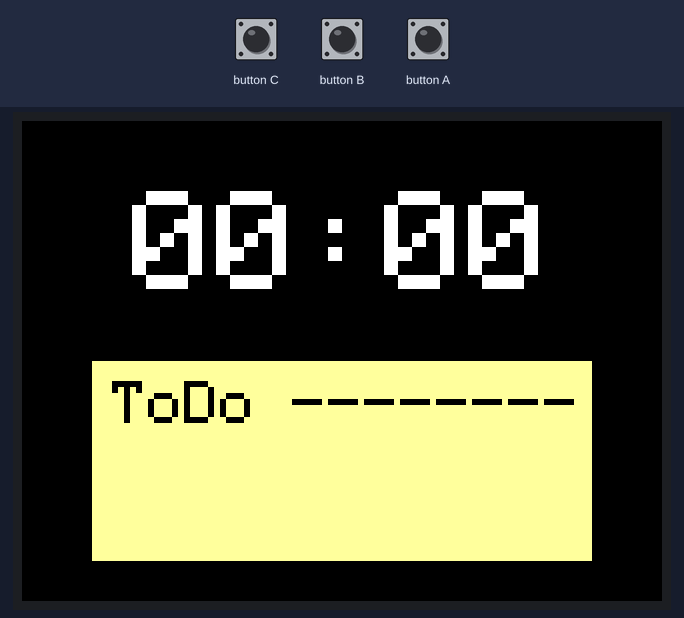
Bench run of a program on a simulated ESP32. Shown: 320×240 colour display. Inputs (shaded band) come from the test bench. WiFi joins after 1.5 s; servers stay silent unless stated; no MQTT or app messages arrive unless stated; what the program prints to the serial monitor is not drawn.

Above: at 2.9 s.
3.0 s: button C pressed for 0.15 s
At 3.8 s:
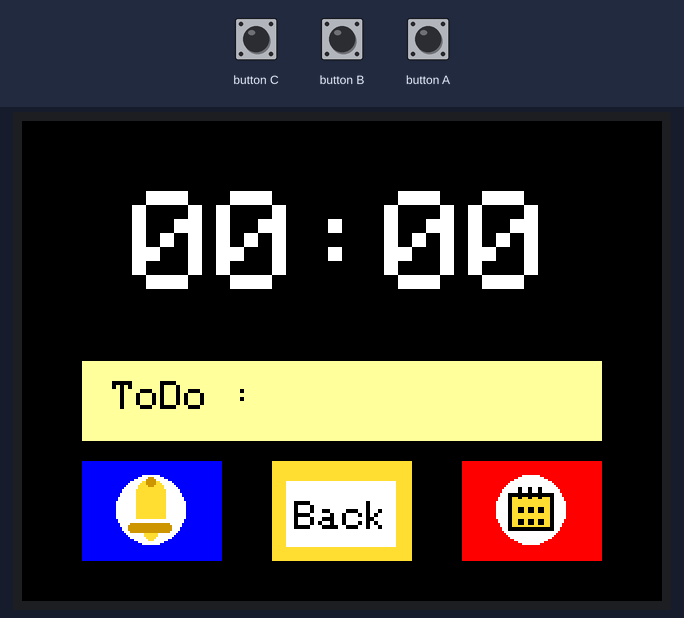
4.6 s: button A pressed for 0.15 s
At 5.4 s:
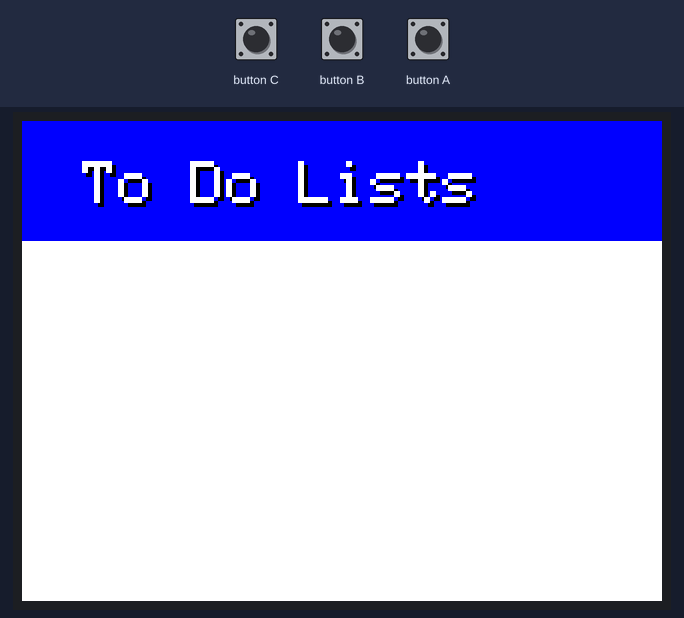
9.2 s: button C pressed for 1 s
At 9.7 s:
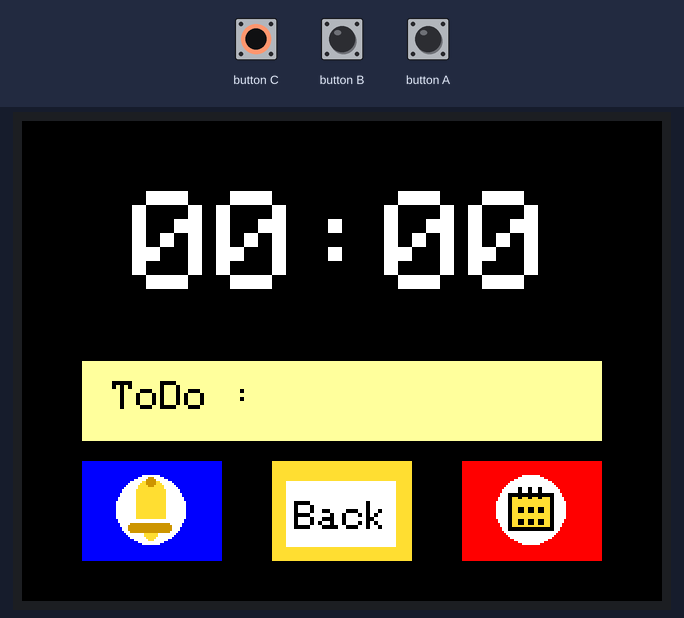
11.7 s: button C pressed for 0.15 s
At 12.5 s:
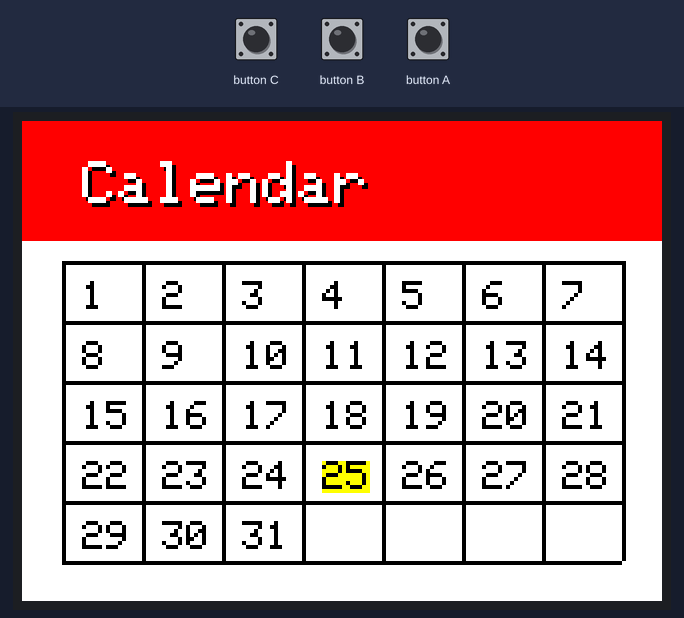
Timing chart, 0 to 14.3 s (numbered marks = the images above; inputs shaded):
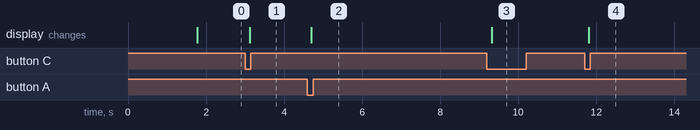

Measured:
- after the input at 3.0 s, the display: changes after 0.12 s (image 1)
- after the input at 4.6 s, the display: changes after 0.10 s (image 2)
- after the input at 9.2 s, the display: changes after 0.12 s (image 3)
- after the input at 11.7 s, the display: changes after 0.11 s (image 4)

The program:

main.cpp
```cpp
#include <Arduino.h>      //? Main Arduino Lib Framework
#include <WiFi.h>         //? Connect WiFi
#include <PubSubClient.h> //? Client MQTT
#include <ArduinoJson.h>

#include <M5Stack.h>

//* Prototype Function
void callback(char *topic, byte *payload, unsigned int length);
void mqttReconnect();
void mqttSetup();
void mqttTestPub(char *sub,char *msg);
void pubJSON();
void wifiSetup();

void menu(int screen);
void updateClock();
void updateToDo();
void PicNotification(int x,int y);
void PicCalendar(int x,int y);
void PicMenu(int x,int y);
void SetText(int x,int y,char *text,int color,int size);

//* WIFI STA Details
#define WiFi_STA_USERNAME "Hello"       //? WiFi UserName
#define WiFi_STA_PASSWORD "nE0n.mEe" //? WiFi Password

//* MQTT Server Details
#define MQTT_SERVER "soldier.cloudmqtt.com" //?Server URLS
#define MQTT_PORT 16522                     //? Server Port
#define MQTT_USERNAME "root"               //? MQTT UserName
#define MQTT_PASSWORD "toor"            //? MQTT Password
#define MQTT_NAME "ESP32_1"                 //?Topic Name

//* Params
#define Intervals 500 //? Global Interval Time
unsigned long long previousMillis_WiFi = 0,
                   previousMillis_MQTT = 0,
                   previousMillis_PUB = 0;
const char *hours,*minutes,*seconds,*date,*month,*year;
const char *todo;
const unsigned int Y1 = M5.Lcd.color565(255, 220, 50);
const unsigned int Y2 = M5.Lcd.color565(200, 150, 0);
const unsigned int BLUESKY = M5.Lcd.color565(0, 204, 204);
const unsigned int PINK1 = M5.Lcd.color565(255, 200, 230);
int duration;
int screen = 0;
unsigned long long int idle = 0;

//* SUB Topic
#define MQTT_SUB_TEST "/NODE_RED/Test" //? Test MQTT Only
#define MQTT_SUB_JSON "/NODE_RED/JSON" //? JSON Format
#define MQTT_PUB_JSON "/ESP32_1/JSON_PUB"

WiFiClient client;         //? Create TCP Connection
PubSubClient mqtt(client); //? Create Mqtt over WiFiClient

void setup()
{
  // put your setup code here, to run once:
  Serial.begin(115200);
  Serial.println();
  wifiSetup();
  mqttSetup();

	M5.begin();
  menu(screen);
}

void loop()
{
  // put your main code here, to run repeatedly:
  if (mqtt.connected() == false) {
    mqttReconnect();
  } else {
    mqtt.loop();
    // pubJSON();
  }

	if(idle == 100000){
		screen = 0;
		menu(screen);
		mqttTestPub("/M5GO/GetTime","Get Time");
	}

	if(screen == 0){
		idle = 0;
		if(M5.BtnA.wasPressed()||M5.BtnB.wasPressed()||M5.BtnC.wasPressed()){
			screen = 1;
			menu(screen);
			mqttTestPub("/M5GO/GetTime","Get Time");
		}
	}else if(screen == 1){
		if(M5.BtnA.wasPressed()){
			screen = 2;
			menu(screen);
			mqttTestPub("/M5GO/GetTime","Get Time");
		}else if(M5.BtnB.wasPressed()){
			screen = 0;
			menu(screen);
			mqttTestPub("/M5GO/GetTime","Get Time");
		}else if(M5.BtnC.wasPressed()){
			screen = 3;
			menu(screen);
			// mqttTestPub("/M5GO/GetTime","Get Time");
		}
		idle++;
	}else if(screen == 2){
		idle = 0;
		if(M5.BtnA.wasPressed()||M5.BtnB.wasPressed()||M5.BtnC.wasPressed()){
			screen = 1;
			menu(screen);
			mqttTestPub("/M5GO/GetTime","Get Time");
		}
	}else if(screen == 3){
		idle = 0;
		if(M5.BtnA.wasPressed()||M5.BtnB.wasPressed()||M5.BtnC.wasPressed()){
			screen = 1;
			menu(screen);
			mqttTestPub("/M5GO/GetTime","Get Time");
		}
	}else{
		idle++;
	}


	M5.update();
}

void wifiSetup()
{
  Serial.println();
  Serial.println();
  Serial.print("Connecting to ");
  Serial.println(WiFi_STA_USERNAME);

  //* WiFi Connection
  WiFi.mode(WIFI_STA);
  WiFi.begin(WiFi_STA_USERNAME, WiFi_STA_PASSWORD);

  Serial.print("Status: [");
  while (WiFi.status() != WL_CONNECTED)
  {
    //* Time Loop Uss Millis
    unsigned long currentMillis = millis(); //? Store Current time
    if (currentMillis - previousMillis_WiFi > Intervals)
    {
      previousMillis_WiFi = currentMillis; //? Save Current time
      Serial.print("=");
    }
  }
  Serial.println("] 100%");

  Serial.println("--- WiFi Connected ---");
  Serial.print("IP Address: ");
  Serial.println(WiFi.localIP());
}

void mqttSetup()
{
  mqtt.setServer(MQTT_SERVER, MQTT_PORT); //? Set Destination Server
  mqtt.setCallback(callback);             //? Set Callback Function
  Serial.println("--- MQTT Connected ---");
}

void callback(char *topic, byte *payload, unsigned int length)
{
  payload[length] = '\0';
  String topic_str = topic, payload_str = (char *)payload;
  Serial.println("[" + topic_str + "]: " + payload_str);
  if (topic_str == "/M5GO/SetTime")
  {
    Serial.println("--- Start JSON Process ---");
    const size_t capacity = JSON_OBJECT_SIZE(6); //? Object Size
    DynamicJsonDocument doc(capacity);           //? Declare variable for store json

    deserializeJson(doc, payload, length); //? deserialize JSON

    hours = doc["hours"];
    minutes = doc["minutes"];
    seconds = doc["seconds"];
    date = doc["date"];
    month = doc["month"];
    year = doc["year"];

    Serial.println("hours : " + String(hours) + " | " +
                   "minutes : " + String(minutes) + " | " +
                   "seconds : " + String(seconds) + " | " +
                   "date : " + String(date) + " | " +
                   "month : " + String(month) + " | " +
                   "year : " + String(year)); //?Print Output

    Serial.println("--- END JSON Process ---");

		updateClock();
  }

  if (topic_str == "/M5GO/ToDo")
  {
    Serial.println("--- Start JSON Process ---");
    const size_t capacity = JSON_OBJECT_SIZE(6); //? Object Size
    DynamicJsonDocument doc(capacity);           //? Declare variable for store json

    deserializeJson(doc, payload, length); //? deserialize JSON

    todo = doc["detail"];

    Serial.println("ToDo : " + String(todo)); //?Print Output

    Serial.println("--- END JSON Process ---");

		updateToDo();
  }
}
void mqttReconnect()
{
  Serial.println("MQTT Connecting ");
  Serial.print("Status: [");
  while (mqtt.connected() == false)
  {
    mqtt.connect(MQTT_NAME, MQTT_USERNAME, MQTT_PASSWORD); //? Reconnect To Server

    //* Time Loop
    unsigned long currentMillis = millis(); //? Store Current time
    if (currentMillis - previousMillis_MQTT > Intervals)
    {
      previousMillis_MQTT = currentMillis; //? Save Current time
      Serial.print("=");
    }
  }
  Serial.println("] 100%");
  Serial.println("--- MQTT Reconnected ---");

  mqttTestPub("/M5GO/GetTime","Get Time");

  if (mqtt.connect(MQTT_NAME, MQTT_USERNAME, MQTT_PASSWORD))
  {
    Serial.println("connected : " + String("/M5GO/SetTime"));
    mqtt.subscribe("/M5GO/SetTime");
    Serial.println("connected : " + String("/M5GO/ToDo"));
    mqtt.subscribe("/M5GO/ToDo");
  }
  else
  {
    Serial.println("--- failed ---");
  }
}

void mqttTestPub(char *sub,char *msg)
{
  unsigned long currentMillis = millis(); //? Store Current time
  if (currentMillis - previousMillis_PUB > Intervals)
  {
    previousMillis_PUB = currentMillis; //? Save Current time

    mqtt.publish(sub, msg);
  }
}

void pubJSON()
{
  unsigned long currentMillis = millis(); //? Store Current time
  if (currentMillis - previousMillis_PUB > 500)
  {
    previousMillis_PUB = currentMillis; //? Save Current time
    const size_t capacity = JSON_OBJECT_SIZE(3);
    DynamicJsonDocument doc(capacity);
    char buffer[512];

    doc["title"] = "test1";
    doc["duration"] = 10;
    doc["status"] = "Todo";

    serializeJson(doc, buffer);

    mqtt.publish(MQTT_PUB_JSON, buffer);
  }
}

void menu(int screen){
    switch (screen){
			case 0:
				M5.Lcd.fillScreen(BLACK);
				M5.Lcd.setTextColor(WHITE,BLACK);
				M5.Lcd.setTextSize(7);
				M5.Lcd.setCursor(55,35);
				M5.Lcd.print("00:00");

				M5.Lcd.fillRect(35,120,250,100,M5.Lcd.color565(255, 255, 153));
				M5.Lcd.setCursor(45,130);
				M5.Lcd.setTextSize(3);
				M5.Lcd.setTextColor(BLACK,M5.Lcd.color565(255, 255, 153));
				M5.Lcd.print("ToDo --------");
				break;
			case 1:
				M5.Lcd.fillScreen(BLACK);
				M5.Lcd.setTextColor(WHITE,BLACK);
				M5.Lcd.setTextSize(7);
				M5.Lcd.setCursor(55,35);
				M5.Lcd.print("00:00");

				M5.Lcd.fillRect(30,120,260,40,M5.Lcd.color565(255, 255, 153));
				M5.Lcd.setCursor(45,130);
				M5.Lcd.setTextSize(2);
				M5.Lcd.setTextColor(BLACK,M5.Lcd.color565(255, 255, 153));
				M5.Lcd.print("ToDo : ");

				M5.Lcd.setTextColor(WHITE,BLACK);
				M5.Lcd.setTextSize(7);
				M5.Lcd.setCursor(55,35);

				PicNotification(30,170);
				PicCalendar(220,170);
				PicMenu(125,170);
				break;
			case 2:
				M5.Lcd.fillScreen(WHITE);
				M5.Lcd.fillRect(0,0,320,60,BLUE);

				SetText(32,22,"To Do Lists",BLACK,3);
				SetText(30,20,"To Do Lists",WHITE,3);
				break;
			case 3:
				M5.Lcd.fillScreen(WHITE);
				M5.Lcd.fillRect(0,0,320,60,RED);

				SetText(32,22,"Calendar",BLACK,3);
				SetText(30,20,"Calendar",WHITE,3);
				M5.Lcd.fillRect(20,70,280,2,BLACK);
				M5.Lcd.fillRect(20,100,280,2,BLACK);
				M5.Lcd.fillRect(20,130,280,2,BLACK);
				M5.Lcd.fillRect(20,160,280,2,BLACK);
				M5.Lcd.fillRect(20,190,280,2,BLACK);
				M5.Lcd.fillRect(20,220,280,2,BLACK);

				M5.Lcd.fillRect(20,70,2,150,BLACK);
				M5.Lcd.fillRect(60,70,2,150,BLACK);
				M5.Lcd.fillRect(100,70,2,150,BLACK);
				M5.Lcd.fillRect(140,70,2,150,BLACK);
				M5.Lcd.fillRect(180,70,2,150,BLACK);
				M5.Lcd.fillRect(220,70,2,150,BLACK);
				M5.Lcd.fillRect(260,70,2,150,BLACK);
				M5.Lcd.fillRect(300,70,2,150,BLACK);

				SetText(30,80,"1",BLACK,2); SetText(70,80,"2",BLACK,2); SetText(110,80,"3",BLACK,2); SetText(150,80,"4",BLACK,2); SetText(190,80,"5",BLACK,2); SetText(230,80,"6",BLACK,2); SetText(270,80,"7",BLACK,2);
				SetText(30,110,"8",BLACK,2); SetText(70,110,"9",BLACK,2); SetText(110,110,"10",BLACK,2); SetText(150,110,"11",BLACK,2); SetText(190,110,"12",BLACK,2); SetText(230,110,"13",BLACK,2); SetText(270,110,"14",BLACK,2);
				SetText(30,140,"15",BLACK,2); SetText(70,140,"16",BLACK,2); SetText(110,140,"17",BLACK,2); SetText(150,140,"18",BLACK,2); SetText(190,140,"19",BLACK,2);SetText(230,140,"20",BLACK,2); SetText(270,140,"21",BLACK,2);
				SetText(30,170,"22",BLACK,2); SetText(70,170,"23",BLACK,2); SetText(110,170,"24",BLACK,2);
				// SetText(150,170,"25",BLACK,2);
				M5.Lcd.setTextColor(BLACK,YELLOW);
				M5.Lcd.setTextSize(2);
				M5.Lcd.setCursor(150,170);
				M5.Lcd.print(25);
				SetText(190,170,"26",BLACK,2);SetText(230,170,"27",BLACK,2); SetText(270,170,"28",BLACK,2);
				SetText(30,200,"29",BLACK,2); SetText(70,200,"30",BLACK,2); SetText(110,200,"31",BLACK,2);
				break;
			default:
					break;
    }
}

void updateClock(){
	if(screen == 0 || screen == 1){
		M5.Lcd.setTextColor(WHITE,BLACK);
		M5.Lcd.setTextSize(7);
		M5.Lcd.setCursor(55,35);
		if(String(hours)[2] == '"'){
			M5.Lcd.print("0");
			M5.Lcd.print(String(hours)[1]);
		}else{
			M5.Lcd.print(String(hours)[1]);
			M5.Lcd.print(String(hours)[2]);
		}
		M5.Lcd.print(":");
		if(String(minutes)[2] == '"'){
			M5.Lcd.print("0");
			M5.Lcd.print(String(minutes)[1]);
		}else{
			M5.Lcd.print(String(minutes)[1]);
			M5.Lcd.print(String(minutes)[2]);
		}
	}
}

void updateToDo(){
	if(screen == 0){
		M5.Lcd.fillRect(35,120,250,100,M5.Lcd.color565(255, 255, 153));
		M5.Lcd.setCursor(45,130);
		M5.Lcd.setTextSize(3);
		M5.Lcd.setTextColor(BLACK,M5.Lcd.color565(255, 255, 153));
		M5.Lcd.print("ToDo --------");

		M5.Lcd.setCursor(65,180);
		M5.Lcd.setTextSize(2);
		M5.Lcd.setTextColor(RED,M5.Lcd.color565(255, 255, 153));
		M5.Lcd.print(String(todo));
	}else if(screen == 1){
		M5.Lcd.fillRect(30,120,260,40,M5.Lcd.color565(255, 255, 153));
		M5.Lcd.setCursor(45,130);
		M5.Lcd.setTextSize(2);
		M5.Lcd.setTextColor(BLACK,M5.Lcd.color565(255, 255, 153));
		M5.Lcd.print("ToDo : ");

		M5.Lcd.setCursor(130,130);
		M5.Lcd.setTextSize(2);
		M5.Lcd.setTextColor(RED,M5.Lcd.color565(255, 255, 153));
		M5.Lcd.print(String(todo));
	}else if(screen == 2){
		M5.Lcd.setCursor(50,80);
		M5.Lcd.setTextSize(2);
		M5.Lcd.setTextColor(RED);
		M5.Lcd.print(String(todo));
	}
}

void PicNotification(int x,int y){
  M5.Lcd.fillRect(x,y,70,50,BLUE);
  M5.Lcd.fillCircle(x+34,y+24,17,WHITE);

  M5.Lcd.fillCircle(x+34,y+36,3,Y1);
    M5.Lcd.fillRoundRect(x+23,y+31,22,5,1,Y2);
  M5.Lcd.fillRect(x+27,y+15,15,14,Y1);
  M5.Lcd.fillCircle(x+34,y+16,7,Y1);
    M5.Lcd.fillCircle(x+34,y+10,2,Y2);
}

void PicCalendar(int x,int y){
  M5.Lcd.fillRect(x,y,70,50,RED);
  M5.Lcd.fillCircle(x+34,y+24,17,WHITE);

  M5.Lcd.fillRect(x+23,y+16,23,19,Y1);

  M5.Lcd.fillRect(x+23,y+16,23,2,BLACK);
  M5.Lcd.fillRect(x+23,y+33,23,2,BLACK);
  M5.Lcd.fillRect(x+23,y+16,2,19,BLACK);
  M5.Lcd.fillRect(x+44,y+16,2,19,BLACK);

  M5.Lcd.fillRect(x+28,y+13,2,6,BLACK);
  M5.Lcd.fillRect(x+33,y+13,2,6,BLACK);
  M5.Lcd.fillRect(x+38,y+13,2,6,BLACK);

  M5.Lcd.fillRect(x+33,y+23,3,3,BLACK);
  M5.Lcd.fillRect(x+38,y+23,3,3,BLACK);
  M5.Lcd.fillRect(x+33,y+29,3,3,BLACK);
  M5.Lcd.fillRect(x+38,y+29,3,3,BLACK);
  M5.Lcd.fillRect(x+28,y+23,3,3,BLACK);
  M5.Lcd.fillRect(x+28,y+29,3,3,BLACK);

}

void PicMenu(int x,int y){
  M5.Lcd.fillRect(x,y,70,50,Y1);
  M5.Lcd.fillRect(x+7,y+10,55,33,WHITE);

  SetText(x+11,y+20,"Back",BLACK,2);
}

void SetText(int x,int y,char *text,int color,int size){
  M5.Lcd.setTextColor(color);
  M5.Lcd.setTextSize(size);
  M5.Lcd.setCursor(x,y);
  M5.Lcd.print(text);
}
```
